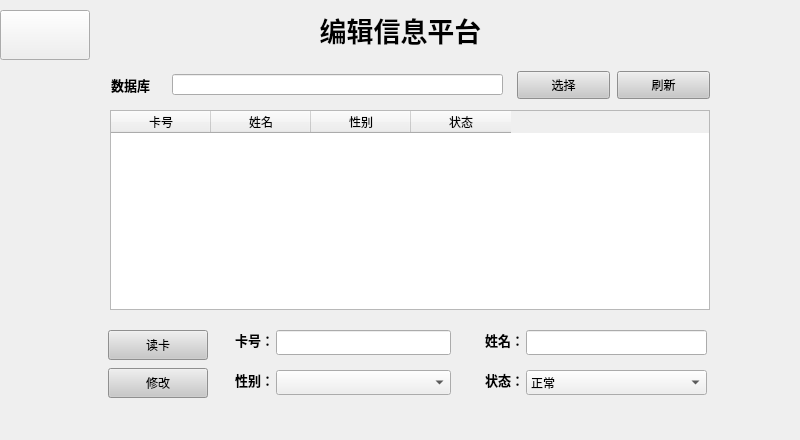
<?xml version="1.0" encoding="UTF-8"?>
<ui version="4.0">
 <class>EditCard</class>
 <widget class="QWidget" name="EditCard">
  <property name="geometry">
   <rect>
    <x>0</x>
    <y>0</y>
    <width>800</width>
    <height>440</height>
   </rect>
  </property>
  <property name="minimumSize">
   <size>
    <width>800</width>
    <height>440</height>
   </size>
  </property>
  <property name="maximumSize">
   <size>
    <width>800</width>
    <height>440</height>
   </size>
  </property>
  <property name="windowTitle">
   <string>Form</string>
  </property>
  <widget class="QLabel" name="lb_deletetitle">
   <property name="geometry">
    <rect>
     <x>270</x>
     <y>10</y>
     <width>261</width>
     <height>41</height>
    </rect>
   </property>
   <property name="text">
    <string>&lt;html&gt;&lt;head/&gt;&lt;body&gt;&lt;p align=&quot;center&quot;&gt;&lt;span style=&quot; font-size:20pt; font-weight:600;&quot;&gt;编辑信息平台&lt;/span&gt;&lt;/p&gt;&lt;/body&gt;&lt;/html&gt;</string>
   </property>
  </widget>
  <widget class="QPushButton" name="pbn_back">
   <property name="geometry">
    <rect>
     <x>0</x>
     <y>10</y>
     <width>90</width>
     <height>50</height>
    </rect>
   </property>
   <property name="styleSheet">
    <string notr="true">border-image: url(:/Images/back.png);</string>
   </property>
   <property name="text">
    <string/>
   </property>
  </widget>
  <widget class="QTableWidget" name="db_table">
   <property name="geometry">
    <rect>
     <x>110</x>
     <y>110</y>
     <width>600</width>
     <height>200</height>
    </rect>
   </property>
   <property name="editTriggers">
    <set>QAbstractItemView::NoEditTriggers</set>
   </property>
   <property name="selectionMode">
    <enum>QAbstractItemView::SingleSelection</enum>
   </property>
   <property name="selectionBehavior">
    <enum>QAbstractItemView::SelectRows</enum>
   </property>
   <column>
    <property name="text">
     <string>卡号</string>
    </property>
   </column>
   <column>
    <property name="text">
     <string>姓名</string>
    </property>
   </column>
   <column>
    <property name="text">
     <string>性别</string>
    </property>
   </column>
   <column>
    <property name="text">
     <string>状态</string>
    </property>
   </column>
  </widget>
  <widget class="QLabel" name="label">
   <property name="geometry">
    <rect>
     <x>-10</x>
     <y>-10</y>
     <width>811</width>
     <height>500</height>
    </rect>
   </property>
   <property name="styleSheet">
    <string notr="true">border-image: url(:/Images/bg2.jpg);</string>
   </property>
   <property name="text">
    <string/>
   </property>
  </widget>
  <widget class="QLabel" name="lb_cardSex">
   <property name="geometry">
    <rect>
     <x>220</x>
     <y>370</y>
     <width>54</width>
     <height>19</height>
    </rect>
   </property>
   <property name="text">
    <string>&lt;html&gt;&lt;head/&gt;&lt;body&gt;&lt;p align=&quot;right&quot;&gt;&lt;span style=&quot; font-size:10pt; font-weight:600;&quot;&gt;      性别：&lt;/span&gt;&lt;/p&gt;&lt;/body&gt;&lt;/html&gt;</string>
   </property>
  </widget>
  <widget class="QComboBox" name="cb_updateSex">
   <property name="geometry">
    <rect>
     <x>276</x>
     <y>370</y>
     <width>175</width>
     <height>25</height>
    </rect>
   </property>
   <property name="minimumSize">
    <size>
     <width>175</width>
     <height>25</height>
    </size>
   </property>
   <item>
    <property name="text">
     <string/>
    </property>
   </item>
   <item>
    <property name="text">
     <string>男</string>
    </property>
   </item>
   <item>
    <property name="text">
     <string>女</string>
    </property>
   </item>
  </widget>
  <widget class="QLineEdit" name="ted_dbpath">
   <property name="geometry">
    <rect>
     <x>172</x>
     <y>74</y>
     <width>331</width>
     <height>21</height>
    </rect>
   </property>
   <property name="readOnly">
    <bool>true</bool>
   </property>
  </widget>
  <widget class="QPushButton" name="btn_dbrefresh">
   <property name="geometry">
    <rect>
     <x>617</x>
     <y>71</y>
     <width>93</width>
     <height>28</height>
    </rect>
   </property>
   <property name="styleSheet">
    <string notr="true">background-color: rgb(200, 200, 200);</string>
   </property>
   <property name="text">
    <string>刷新</string>
   </property>
  </widget>
  <widget class="QLabel" name="lb_db">
   <property name="geometry">
    <rect>
     <x>111</x>
     <y>70</y>
     <width>54</width>
     <height>31</height>
    </rect>
   </property>
   <property name="text">
    <string>&lt;html&gt;&lt;head/&gt;&lt;body&gt;&lt;p&gt;&lt;span style=&quot; font-size:10pt; font-weight:600;&quot;&gt;数据库&lt;/span&gt;&lt;/p&gt;&lt;/body&gt;&lt;/html&gt;</string>
   </property>
  </widget>
  <widget class="QLabel" name="lb_cardID">
   <property name="geometry">
    <rect>
     <x>220</x>
     <y>330</y>
     <width>54</width>
     <height>19</height>
    </rect>
   </property>
   <property name="text">
    <string>&lt;html&gt;&lt;head/&gt;&lt;body&gt;&lt;p align=&quot;right&quot;&gt;&lt;span style=&quot; font-size:10pt; font-weight:600;&quot;&gt;  卡号：&lt;/span&gt;&lt;/p&gt;&lt;/body&gt;&lt;/html&gt;</string>
   </property>
  </widget>
  <widget class="QLineEdit" name="ted_updateNumber">
   <property name="enabled">
    <bool>true</bool>
   </property>
   <property name="geometry">
    <rect>
     <x>276</x>
     <y>330</y>
     <width>175</width>
     <height>25</height>
    </rect>
   </property>
   <property name="minimumSize">
    <size>
     <width>175</width>
     <height>25</height>
    </size>
   </property>
  </widget>
  <widget class="QLabel" name="lb_cardState">
   <property name="geometry">
    <rect>
     <x>470</x>
     <y>370</y>
     <width>54</width>
     <height>19</height>
    </rect>
   </property>
   <property name="text">
    <string>&lt;html&gt;&lt;head/&gt;&lt;body&gt;&lt;p align=&quot;right&quot;&gt;&lt;span style=&quot; font-size:10pt; font-weight:600;&quot;&gt;     状态：&lt;/span&gt;&lt;/p&gt;&lt;/body&gt;&lt;/html&gt;</string>
   </property>
  </widget>
  <widget class="QPushButton" name="pbn_start">
   <property name="geometry">
    <rect>
     <x>108</x>
     <y>330</y>
     <width>100</width>
     <height>30</height>
    </rect>
   </property>
   <property name="minimumSize">
    <size>
     <width>100</width>
     <height>30</height>
    </size>
   </property>
   <property name="styleSheet">
    <string notr="true">background-color: rgb(200, 200, 200);</string>
   </property>
   <property name="text">
    <string>读卡</string>
   </property>
  </widget>
  <widget class="QPushButton" name="btn_dbselect">
   <property name="geometry">
    <rect>
     <x>517</x>
     <y>71</y>
     <width>93</width>
     <height>28</height>
    </rect>
   </property>
   <property name="styleSheet">
    <string notr="true">background-color: rgb(200, 200, 200);</string>
   </property>
   <property name="text">
    <string>选择</string>
   </property>
  </widget>
  <widget class="QComboBox" name="cb_updateState">
   <property name="geometry">
    <rect>
     <x>526</x>
     <y>370</y>
     <width>181</width>
     <height>25</height>
    </rect>
   </property>
   <property name="minimumSize">
    <size>
     <width>175</width>
     <height>25</height>
    </size>
   </property>
   <item>
    <property name="text">
     <string>正常</string>
    </property>
   </item>
   <item>
    <property name="text">
     <string>已注销</string>
    </property>
   </item>
  </widget>
  <widget class="QLabel" name="lb_cardName">
   <property name="geometry">
    <rect>
     <x>470</x>
     <y>330</y>
     <width>54</width>
     <height>19</height>
    </rect>
   </property>
   <property name="text">
    <string>&lt;html&gt;&lt;head/&gt;&lt;body&gt;&lt;p align=&quot;right&quot;&gt;&lt;span style=&quot; font-size:10pt; font-weight:600;&quot;&gt;姓名：&lt;/span&gt;&lt;/p&gt;&lt;/body&gt;&lt;/html&gt;</string>
   </property>
  </widget>
  <widget class="QLineEdit" name="ted_updateName">
   <property name="geometry">
    <rect>
     <x>526</x>
     <y>330</y>
     <width>181</width>
     <height>25</height>
    </rect>
   </property>
   <property name="minimumSize">
    <size>
     <width>175</width>
     <height>25</height>
    </size>
   </property>
  </widget>
  <widget class="QPushButton" name="pbn_update">
   <property name="geometry">
    <rect>
     <x>108</x>
     <y>368</y>
     <width>100</width>
     <height>30</height>
    </rect>
   </property>
   <property name="minimumSize">
    <size>
     <width>100</width>
     <height>30</height>
    </size>
   </property>
   <property name="styleSheet">
    <string notr="true">background-color: rgb(200, 200, 200);</string>
   </property>
   <property name="text">
    <string>修改</string>
   </property>
  </widget>
  <zorder>label</zorder>
  <zorder>lb_deletetitle</zorder>
  <zorder>pbn_back</zorder>
  <zorder>lb_cardSex</zorder>
  <zorder>cb_updateSex</zorder>
  <zorder>ted_dbpath</zorder>
  <zorder>btn_dbrefresh</zorder>
  <zorder>lb_db</zorder>
  <zorder>lb_cardID</zorder>
  <zorder>ted_updateNumber</zorder>
  <zorder>lb_cardState</zorder>
  <zorder>db_table</zorder>
  <zorder>pbn_start</zorder>
  <zorder>btn_dbselect</zorder>
  <zorder>cb_updateState</zorder>
  <zorder>lb_cardName</zorder>
  <zorder>ted_updateName</zorder>
  <zorder>pbn_update</zorder>
 </widget>
 <resources/>
 <connections/>
</ui>
